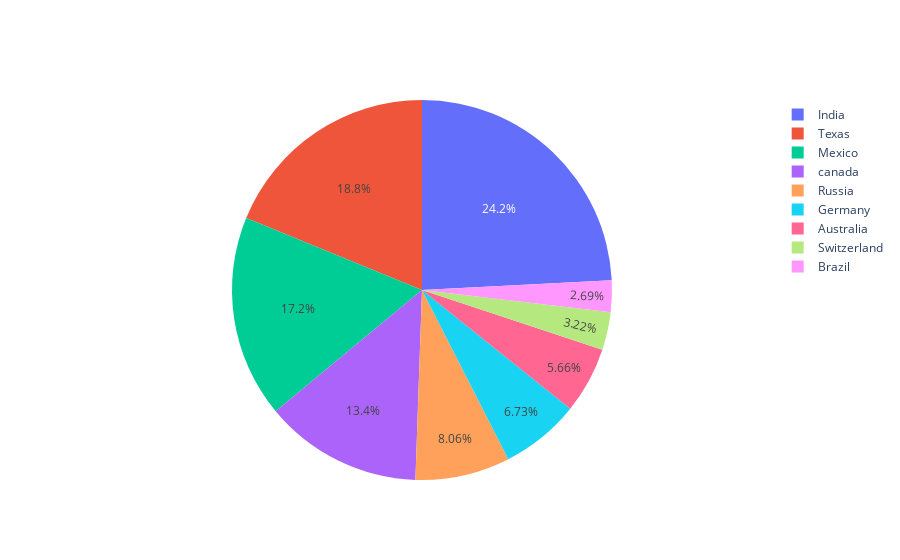

The code cell stored with this chart in its notebook:
### Code cell
# import all required libraries
import numpy as np
import plotly
import plotly.graph_objects as go
import plotly.offline as pyo
from plotly.offline import init_notebook_mode

init_notebook_mode(connected = True)

# different individual parts in
# total chart
countries=['India', 'canada',
		'Australia','Brazil',
		'Mexico','Russia',
		'Germany','Switzerland',
		'Texas']

# values corresponding to each
# individual country present in
# countries
values = [4500, 2500, 1053, 500,
		3200, 1500, 1253, 600, 3500]

# plotting pie chart
fig = go.Figure(data=[go.Pie(labels=countries,
					values=values)])

fig.show()

### Figure 1 — Plotly figure (JSON) as saved in the notebook; plotly's stock layout.template omitted (floating-point values rounded to 4 significant figures)
{"data": [{"labels": ["India", "canada", "Australia", "Brazil", "Mexico", "Russia", "Germany", "Switzerland", "Texas"], "type": "pie", "values": [4500, 2500, 1053, 500, 3200, 1500, 1253, 600, 3500]}], "layout": {}}
